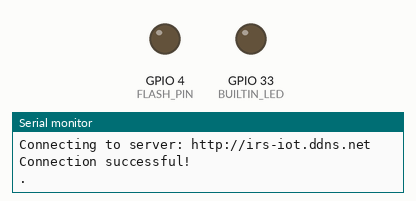
Recording of a sketch running on a simulated ESP32. Shown: output pins drawn as LEDs (lit = HIGH), the last lines printed to the serial monitor. WiFi joins after 1.5 s; servers stay silent unless stated; uploads are accepted with an empty reply; EEPROM starts erased; the camera gives no picture.

Above: at 16.3 s.
At 30.47 s:
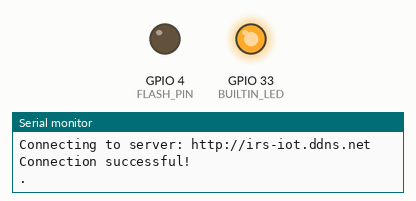
Timing chart, 0 to 41.3 s (numbered marks = the images above):
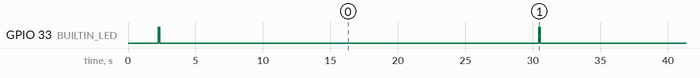

Measured:
- by itself, GPIO 33 (BUILTIN_LED): alternates HIGH for 0.10 s and LOW for 29.9 s

The sketch:

connected-display-esp32cam.ino
```cpp
// (licence header left out)
#include <Arduino.h>
#include <WiFi.h>
#include <WiFiClientSecure.h>
#include "soc/soc.h"
#include "soc/rtc_cntl_reg.h"
#include "esp_camera.h"
#include <WiFiManager.h>
#include <Preferences.h>

Preferences prefs;

String namePrefix = "";
String displayName = "unknown";
String serverName = "http://irs-iot.ddns.net"; //
String serverPath = "/upload";                 // The default serverPath should be upload.php
const int serverPort = 80;                     // server port for HTTPS

bool shouldSaveConfig = false;

WiFiClientSecure client;

// CAMERA_MODEL_AI_THINKER
#define PWDN_GPIO_NUM 32
#define RESET_GPIO_NUM -1
#define XCLK_GPIO_NUM 0
#define SIOD_GPIO_NUM 26
#define SIOC_GPIO_NUM 27

#define Y9_GPIO_NUM 35
#define Y8_GPIO_NUM 34
#define Y7_GPIO_NUM 39
#define Y6_GPIO_NUM 36
#define Y5_GPIO_NUM 21
#define Y4_GPIO_NUM 19
#define Y3_GPIO_NUM 18
#define Y2_GPIO_NUM 5
#define VSYNC_GPIO_NUM 25
#define HREF_GPIO_NUM 23
#define PCLK_GPIO_NUM 22

#define FLASH_PIN 4
#define BUILTIN_LED 33

String timerIntervalField = "30"; // time between each HTTP POST image
unsigned int timerInterval = 30000;
unsigned long previousMillis = 0; // last time image was sent

void saveConfigCallback()
{
  Serial.println("WiFiManager settings changed");
  shouldSaveConfig = true;
}

void setup()
{
  WRITE_PERI_REG(RTC_CNTL_BROWN_OUT_REG, 0);
  Serial.begin(115200);

  pinMode(FLASH_PIN, OUTPUT);
  pinMode(BUILTIN_LED, OUTPUT);

  Serial.print("ESP32-CAM");

  WiFiManager wm;

  WiFiManagerParameter customDisplayName("name", "Name", displayName.c_str(), 40);
  WiFiManagerParameter customTimerIntervalSeconds("interval", "Interval (seconds)", timerIntervalField.c_str(), 4);
  wm.setSaveConfigCallback(saveConfigCallback);
  wm.addParameter(&customDisplayName);
  wm.addParameter(&customTimerIntervalSeconds);

  bool res;
  res = wm.autoConnect(); // password protected ap

  if (!res)
  {
    Serial.println("Failed to connect to WiFi.");
  }
  else
  {
    Serial.println("Connected to WiFi.");
  }

  // load / save camera name
  prefs.begin("conndisp");
  if (shouldSaveConfig)
  {
    displayName = String(customDisplayName.getValue());
    prefs.putString("name", displayName);
    timerIntervalField = String(customTimerIntervalSeconds.getValue());
    timerInterval = timerIntervalField.toInt() * 1000;
    prefs.putInt("interval", timerInterval);
  }
  else
  {
    displayName = prefs.getString("name", "unknown");
    timerInterval = prefs.getInt("interval", 30000);
  }
  Serial.print("Display name: ");
  Serial.println(namePrefix + displayName);
  Serial.print("Timer interval: ");
  Serial.println(timerInterval);
  prefs.end();

  Serial.println();
  Serial.print("ESP32-CAM IP Address: ");
  Serial.println(WiFi.localIP());

  camera_config_t config;
  config.ledc_channel = LEDC_CHANNEL_0;
  config.ledc_timer = LEDC_TIMER_0;
  config.pin_d0 = Y2_GPIO_NUM;
  config.pin_d1 = Y3_GPIO_NUM;
  config.pin_d2 = Y4_GPIO_NUM;
  config.pin_d3 = Y5_GPIO_NUM;
  config.pin_d4 = Y6_GPIO_NUM;
  config.pin_d5 = Y7_GPIO_NUM;
  config.pin_d6 = Y8_GPIO_NUM;
  config.pin_d7 = Y9_GPIO_NUM;
  config.pin_xclk = XCLK_GPIO_NUM;
  config.pin_pclk = PCLK_GPIO_NUM;
  config.pin_vsync = VSYNC_GPIO_NUM;
  config.pin_href = HREF_GPIO_NUM;
  config.pin_sscb_sda = SIOD_GPIO_NUM;
  config.pin_sscb_scl = SIOC_GPIO_NUM;
  config.pin_pwdn = PWDN_GPIO_NUM;
  config.pin_reset = RESET_GPIO_NUM;
  config.xclk_freq_hz = 20000000;
  config.pixel_format = PIXFORMAT_JPEG;

  // init with high specs to pre-allocate larger buffers
  if (psramFound())
  {
    Serial.println("PSRAM found!");
    // config.frame_size = FRAMESIZE_SVGA;
    config.frame_size = FRAMESIZE_UXGA;
    config.jpeg_quality = 6; // 0-63 lower number means higher quality
    config.fb_count = 2;
  }
  else
  {
    config.frame_size = FRAMESIZE_CIF;
    config.jpeg_quality = 12; // 0-63 lower number means higher quality
    config.fb_count = 1;
  }

  // camera init
  esp_err_t err = esp_camera_init(&config);
  if (err != ESP_OK)
  {
    Serial.printf("Camera init failed with error 0x%x", err);
    delay(1000);
    ESP.restart();
  }

  /*
   s->set_res_raw(s, resolution, unused, unused, unused, offset_x, offset_y, total_x, total_y, width, height, unused, unused);
  resolution = 0 \\ 1600 x 1200
  resolution = 1 \\  800 x  600
  resolution = 2 \\  400 x  296
*/
  // set the ideal crop size for the current shelf dimensions
  sensor_t *s = esp_camera_sensor_get();
  s->set_res_raw(s, 0, 0, 0, 0, 0, 90, 1600, 1000, 1600, 1000, true, true);

  sendPhoto();
}

void loop()
{
  unsigned long currentMillis = millis();
  if (currentMillis - previousMillis >= timerInterval)
  {
    sendPhoto();
    previousMillis = currentMillis;
  }
}

String sendPhoto()
{
  String getAll;
  String getBody;

  camera_fb_t *fb = NULL;
  fb = esp_camera_fb_get();
  if (!fb)
  {
    Serial.println("Camera capture failed");
    delay(1000);
    ESP.restart();
  }

  Serial.println("Connecting to server: " + serverName);

  client.setInsecure(); // skip certificate validation
  if (client.connect(serverName.c_str(), serverPort))
  {
    Serial.println("Connection successful!");
    String head = "--RandomNerdTutorials\r\nContent-Disposition: form-data; name=\"image\"; filename=\"" + namePrefix + displayName + ".jpg\"\r\nContent-Type: image/jpeg\r\n\r\n";
    String tail = "\r\n--RandomNerdTutorials--\r\n";

    uint32_t imageLen = fb->len;
    uint32_t extraLen = head.length() + tail.length();
    uint32_t totalLen = imageLen + extraLen;

    client.println("POST " + serverPath + " HTTP/1.1");
    client.println("Host: " + serverName);
    client.println("Content-Length: " + String(totalLen));
    client.println("Content-Type: multipart/form-data; boundary=RandomNerdTutorials");
    client.println();
    client.print(head);

    uint8_t *fbBuf = fb->buf;
    size_t fbLen = fb->len;

    for (size_t n = 0; n < fbLen; n = n + 1024)
    {
      if (n + 1024 < fbLen)
      {
        client.write(fbBuf, 1024);
        fbBuf += 1024;
      }
      else if (fbLen % 1024 > 0)
      {
        size_t remainder = fbLen % 1024;
        client.write(fbBuf, remainder);
      }
    }
    client.print(tail);

    esp_camera_fb_return(fb);

    int timoutTimer = 10000;
    long startTimer = millis();
    boolean state = false;

    while ((startTimer + timoutTimer) > millis())
    {
      Serial.print(".");
      delay(100);
      while (client.available())
      {
        char c = client.read();
        if (c == '\n')
        {
          if (getAll.length() == 0)
          {
            state = true;
          }
          getAll = "";
        }
        else if (c != '\r')
        {
          getAll += String(c);
        }
        if (state == true)
        {
          getBody += String(c);
        }
        startTimer = millis();
      }
      if (getBody.length() > 0)
      {
        break;
      }
    }
    Serial.println();
    client.stop();
    Serial.println(getBody);
  }
  else
  {
    getBody = "Connection to " + serverName + " failed.";
    Serial.println(getBody);
  }
  digitalWrite(BUILTIN_LED, HIGH);
  delay(100);
  digitalWrite(BUILTIN_LED, LOW);
  return getBody;
}
```
